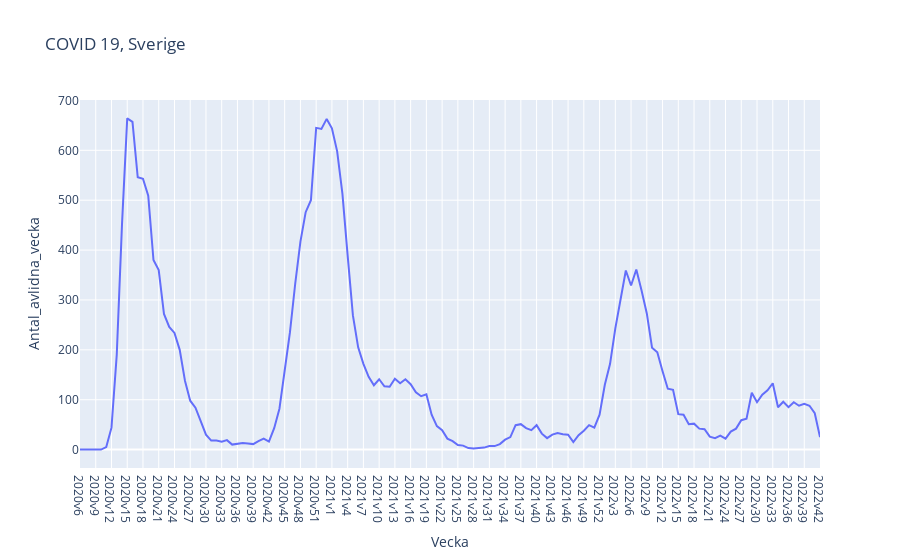

Notebook code for this chart:
### Code cell
fig_deceased = px.line(covid_data_weekly, x = "Vecka", y = "Antal_avlidna_vecka", hover_data= ["Kum_antal_avlidna"], title = "COVID 19, Sverige")
fig_deceased.show()
fig_deceased.write_html("./Visualizations/Plotly/number_deceased")

### Figure 1 — Plotly figure (JSON) as saved in the notebook; plotly's stock layout.template omitted (floating-point values rounded to 4 significant figures; data arrays with more than 128 entries replaced by an {"elided": "..."} marker saying what was removed)
{"data": [{"customdata": {"elided": "142x1 int values"}, "hovertemplate": "Vecka=%{x}<br>Antal_avlidna_vecka=%{y}<br>Kum_antal_avlidna=%{customdata[0]}<extra></extra>", "legendgroup": "", "line": {"color": "#636efa", "dash": "solid"}, "marker": {"symbol": "circle"}, "mode": "lines", "name": "", "orientation": "v", "showlegend": false, "type": "scatter", "x": {"elided": "142 str values"}, "xaxis": "x", "y": {"elided": "142 int values"}, "yaxis": "y"}], "layout": {"legend": {"tracegroupgap": 0}, "title": {"text": "COVID 19, Sverige"}, "xaxis": {"anchor": "y", "domain": [0, 1], "title": {"text": "Vecka"}}, "yaxis": {"anchor": "x", "domain": [0, 1], "title": {"text": "Antal_avlidna_vecka"}}}}
